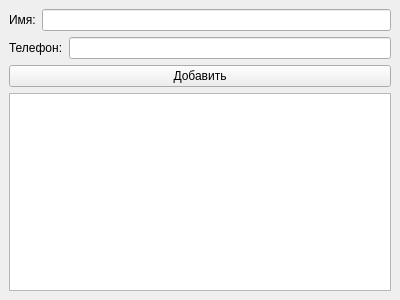
<?xml version="1.0" encoding="UTF-8"?>
<ui version="4.0">
 <class>MainWindow</class>
 <widget class="QMainWindow" name="MainWindow">
  <property name="geometry">
   <rect>
    <x>0</x>
    <y>0</y>
    <width>400</width>
    <height>300</height>
   </rect>
  </property>
  <property name="windowTitle">
   <string>Записная книжка</string>
  </property>
  <widget class="QWidget" name="centralwidget">
   <layout class="QVBoxLayout" name="verticalLayout">
    <item>
     <layout class="QHBoxLayout" name="horizontalLayout">
      <item>
       <widget class="QLabel" name="label">
        <property name="text">
         <string>Имя:</string>
        </property>
       </widget>
      </item>
      <item>
       <widget class="QLineEdit" name="lineEdit"/>
      </item>
     </layout>
    </item>
    <item>
     <layout class="QHBoxLayout" name="horizontalLayout_2">
      <item>
       <widget class="QLabel" name="label_2">
        <property name="text">
         <string>Телефон:</string>
        </property>
       </widget>
      </item>
      <item>
       <widget class="QLineEdit" name="lineEdit_2"/>
      </item>
     </layout>
    </item>
    <item>
     <widget class="QPushButton" name="pushButton">
      <property name="text">
       <string>Добавить</string>
      </property>
     </widget>
    </item>
    <item>
     <widget class="QListWidget" name="listWidget"/>
    </item>
   </layout>
  </widget>
 </widget>
 <resources/>
 <connections/>
</ui>
